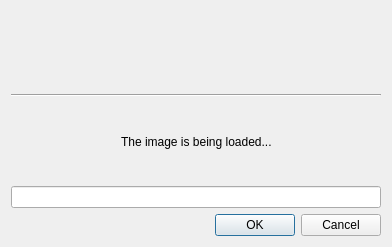
<?xml version="1.0" encoding="UTF-8"?>
<ui version="4.0">
 <class>CaptchaQtDlg</class>
 <widget class="QDialog" name="CaptchaQtDlg">
  <property name="geometry">
   <rect>
    <x>0</x>
    <y>0</y>
    <width>392</width>
    <height>247</height>
   </rect>
  </property>
  <property name="windowTitle">
   <string>Captcha</string>
  </property>
  <layout class="QGridLayout" name="gridLayout">
   <item row="0" column="0" colspan="3">
    <widget class="QLabel" name="labelInfo">
     <property name="text">
      <string/>
     </property>
     <property name="wordWrap">
      <bool>true</bool>
     </property>
    </widget>
   </item>
   <item row="1" column="0" colspan="3">
    <widget class="Line" name="line">
     <property name="orientation">
      <enum>Qt::Horizontal</enum>
     </property>
    </widget>
   </item>
   <item row="2" column="0">
    <spacer name="horizontalSpacer">
     <property name="orientation">
      <enum>Qt::Horizontal</enum>
     </property>
     <property name="sizeHint" stdset="0">
      <size>
       <width>99</width>
       <height>20</height>
      </size>
     </property>
    </spacer>
   </item>
   <item row="2" column="1">
    <widget class="QLabel" name="labelImage">
     <property name="text">
      <string>The image is being loaded...</string>
     </property>
    </widget>
   </item>
   <item row="2" column="2">
    <spacer name="horizontalSpacer_2">
     <property name="orientation">
      <enum>Qt::Horizontal</enum>
     </property>
     <property name="sizeHint" stdset="0">
      <size>
       <width>99</width>
       <height>20</height>
      </size>
     </property>
    </spacer>
   </item>
   <item row="3" column="0" colspan="3">
    <widget class="QLineEdit" name="lineText"/>
   </item>
   <item row="4" column="0" colspan="3">
    <widget class="QDialogButtonBox" name="buttonBox">
     <property name="orientation">
      <enum>Qt::Horizontal</enum>
     </property>
     <property name="standardButtons">
      <set>QDialogButtonBox::Cancel|QDialogButtonBox::Ok</set>
     </property>
    </widget>
   </item>
  </layout>
 </widget>
 <resources/>
 <connections>
  <connection>
   <sender>buttonBox</sender>
   <signal>accepted()</signal>
   <receiver>CaptchaQtDlg</receiver>
   <slot>accept()</slot>
   <hints>
    <hint type="sourcelabel">
     <x>248</x>
     <y>254</y>
    </hint>
    <hint type="destinationlabel">
     <x>157</x>
     <y>274</y>
    </hint>
   </hints>
  </connection>
  <connection>
   <sender>buttonBox</sender>
   <signal>rejected()</signal>
   <receiver>CaptchaQtDlg</receiver>
   <slot>reject()</slot>
   <hints>
    <hint type="sourcelabel">
     <x>316</x>
     <y>260</y>
    </hint>
    <hint type="destinationlabel">
     <x>286</x>
     <y>274</y>
    </hint>
   </hints>
  </connection>
 </connections>
</ui>
